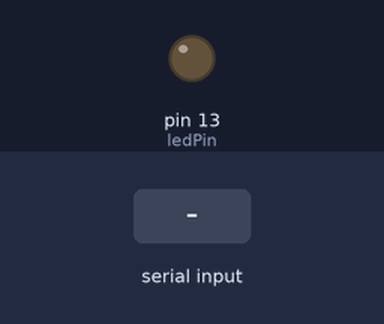
The sketch below on a simulated Arduino Uno, built with avr-gcc and run on an emulated ATmega328P. Parts: output pins drawn as LEDs (lit = HIGH). The test bench sets the inputs (shaded band).

Above: at 1.2 s.
1.3 s: "1" received over the second serial link
At 2.5 s:
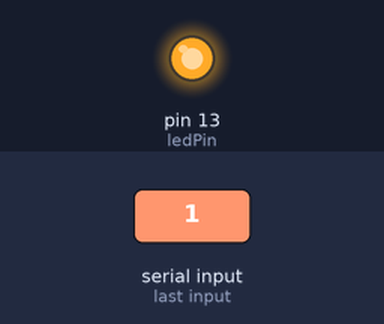
2.8 s: "0" received over the second serial link
At 3.8 s:
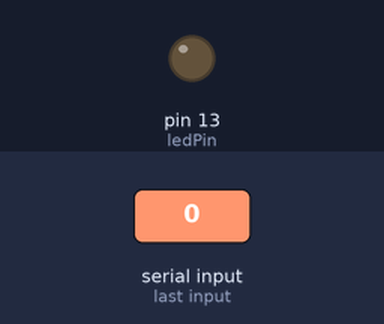
Timing chart, 0 to 5.8 s (numbered marks = the images above; inputs shaded):
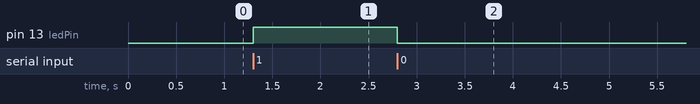

Measured:
- after the input at 1.3 s, pin 13 (ledPin): LOW → HIGH at once
- after the input at 2.8 s, pin 13 (ledPin): HIGH → LOW at once

The sketch:

shm08_serial.ino
```cpp
#include <SoftwareSerial.h>
const int rxPin = 4; //SoftwareSerial RX pin, connect to SH-M08 TX pin
const int txPin = 2; //SoftwareSerial TX pin, connect to SH-M08 RX pin
                     // level shifting to 3.3 volts may be needed
SoftwareSerial mySerial(rxPin, txPin); // RX, TX
const int ledPin = 13;  // led pin
int state = 0;        // if state is 1, the LED will turn on and
                      // if state is 0, the LED will turn off
int flag = 0;         // a flag to prevent duplicate messages

void setup() {
    // sets the pins as outputs:
    pinMode(ledPin, OUTPUT);
    mySerial.begin(9600);
    digitalWrite(ledPin, LOW); // LED is initially off
}

void loop() {
    //reads serial input and saves it in the state variable
    if(mySerial.available() > 0)
    {
      state = mySerial.read();
      flag=0; //clear the flag so we can print the state
    }
    // if the state is '0' the LED will turn off
    if (state == '0')
    {
        digitalWrite(ledPin, LOW);
        if(flag == 0)
        {
          mySerial.println("LED: off");
          flag = 1;
        }
    }
    // if the state is '1' the led will turn on
    else if (state == '1')
    {
        digitalWrite(ledPin, HIGH);
        if(flag == 0)
        {
          mySerial.println("LED: on");
          flag = 1;
        }
    }
}
```
